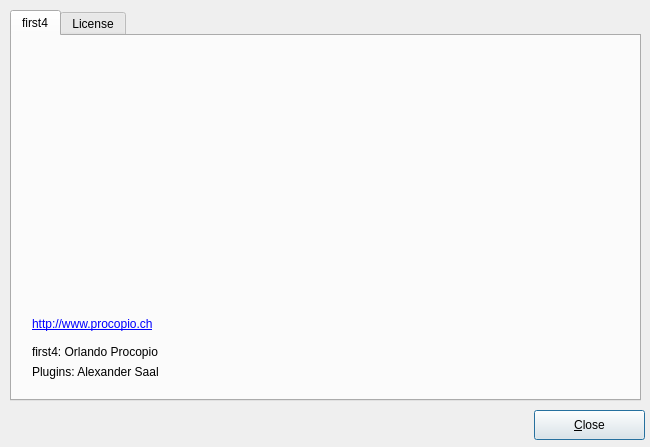
<ui version="4.0" >
 <class>aboutfrm</class>
 <widget class="QDialog" name="aboutfrm" >
  <property name="geometry" >
   <rect>
    <x>0</x>
    <y>0</y>
    <width>650</width>
    <height>447</height>
   </rect>
  </property>
  <property name="windowTitle" >
   <string>About first4...</string>
  </property>
  <property name="windowIcon" >
   <iconset resource="../resources/images/first4.qrc" >
    <normaloff>:/help_index.png</normaloff>:/help_index.png</iconset>
  </property>
  <widget class="QPushButton" name="okButton" >
   <property name="geometry" >
    <rect>
     <x>534</x>
     <y>410</y>
     <width>111</width>
     <height>30</height>
    </rect>
   </property>
   <property name="text" >
    <string>&amp;Close</string>
   </property>
   <property name="icon" >
    <iconset resource="../resources/images/first4.qrc" >
     <normaloff>:/fileclose.png</normaloff>:/fileclose.png</iconset>
   </property>
  </widget>
  <widget class="QTabWidget" name="License" >
   <property name="geometry" >
    <rect>
     <x>10</x>
     <y>10</y>
     <width>631</width>
     <height>391</height>
    </rect>
   </property>
   <property name="currentIndex" >
    <number>0</number>
   </property>
   <widget class="QWidget" name="first4" >
    <attribute name="title" >
     <string>first4</string>
    </attribute>
    <widget class="QLabel" name="label_2" >
     <property name="geometry" >
      <rect>
       <x>20</x>
       <y>10</y>
       <width>350</width>
       <height>260</height>
      </rect>
     </property>
     <property name="text" >
      <string/>
     </property>
     <property name="pixmap" >
      <pixmap resource="../resources/images/first4.qrc" >:/newsplash.png</pixmap>
     </property>
    </widget>
    <widget class="QLabel" name="label_3" >
     <property name="geometry" >
      <rect>
       <x>20</x>
       <y>280</y>
       <width>201</width>
       <height>17</height>
      </rect>
     </property>
     <property name="cursor" >
      <cursorShape>PointingHandCursor</cursorShape>
     </property>
     <property name="text" >
      <string>&lt;a href=http:///www.procopio.ch>http://www.procopio.ch&lt;/a></string>
     </property>
     <property name="openExternalLinks" >
      <bool>true</bool>
     </property>
    </widget>
    <widget class="QLabel" name="label" >
     <property name="geometry" >
      <rect>
       <x>20</x>
       <y>300</y>
       <width>341</width>
       <height>31</height>
      </rect>
     </property>
     <property name="text" >
      <string>first4: Orlando Procopio</string>
     </property>
    </widget>
    <widget class="QLabel" name="label_4" >
     <property name="geometry" >
      <rect>
       <x>20</x>
       <y>320</y>
       <width>341</width>
       <height>31</height>
      </rect>
     </property>
     <property name="text" >
      <string>Plugins: Alexander Saal</string>
     </property>
    </widget>
   </widget>
   <widget class="QWidget" name="tab_2" >
    <attribute name="title" >
     <string>License</string>
    </attribute>
    <widget class="QTextEdit" name="textEditLicense" >
     <property name="geometry" >
      <rect>
       <x>10</x>
       <y>10</y>
       <width>611</width>
       <height>351</height>
      </rect>
     </property>
     <property name="readOnly" >
      <bool>true</bool>
     </property>
     <property name="html" >
      <string>&lt;!DOCTYPE HTML PUBLIC "-//W3C//DTD HTML 4.0//EN" "http://www.w3.org/TR/REC-html40/strict.dtd">
&lt;html>&lt;head>&lt;meta name="qrichtext" content="1" />&lt;style type="text/css">
p, li { white-space: pre-wrap; }
&lt;/style>&lt;/head>&lt;body style=" font-family:'DejaVu Sans'; font-size:9pt; font-weight:400; font-style:normal;">
&lt;p style="-qt-paragraph-type:empty; margin-top:0px; margin-bottom:0px; margin-left:0px; margin-right:0px; -qt-block-indent:0; text-indent:0px; font-family:'Sans Serif';">&lt;/p>&lt;/body>&lt;/html></string>
     </property>
    </widget>
   </widget>
  </widget>
 </widget>
 <resources>
  <include location="../resources/images/first4.qrc" />
 </resources>
 <connections>
  <connection>
   <sender>okButton</sender>
   <signal>clicked()</signal>
   <receiver>aboutfrm</receiver>
   <slot>accept()</slot>
   <hints>
    <hint type="sourcelabel" >
     <x>278</x>
     <y>253</y>
    </hint>
    <hint type="destinationlabel" >
     <x>96</x>
     <y>254</y>
    </hint>
   </hints>
  </connection>
 </connections>
</ui>
